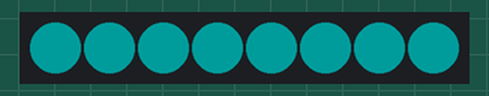
Simulated run of this sketch. Board: Arduino Uno, built with avr-gcc and run on an emulated ATmega328P. Shown: 8 RGB LEDs in strip order, left to right. Dim RGB values are drawn brighter than linear; the strip is taken to match the declared colour order.

Above: at 0.45 s.
At 39.87 s:
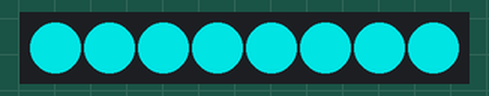
Timing chart, 0 to 40.0 s (numbered marks = the images above):
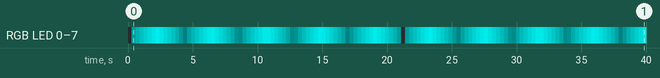

The sketch:

Breathing_light.ino
```cpp
#include "Adafruit_NeoPixel.h"     //Library file
#define PIN A1                       //Define the pins of the RGB light
#define MAX_LED 8

Adafruit_NeoPixel strip = Adafruit_NeoPixel( MAX_LED, PIN, NEO_RGB + NEO_KHZ800 );
uint8_t i = 0;
uint8_t brightness = 0;
uint8_t fadeAmount = 1;


void setup()
{
  // put your setup code here, it will run once:
  strip.begin();
  strip.show();
}


void loop()
{
   for(i = 0;i < MAX_LED;i++)
  {
    strip.setPixelColor(i, 0, brightness, brightness);
  }
   strip.show();
   brightness = brightness + fadeAmount;
   if (brightness <= 0 || brightness >=200)  // 亮度从1 到 200之间变化
   fadeAmount = -fadeAmount ;
   delay(10);
}
```

Measured:
- by itself, RGB LED 0–7: off → RGB(0, 28, 28) at 0.31 s, → RGB(0, 57, 57) 0.31 s later, → RGB(0, 86, 86) 0.31 s later, → RGB(0, 115, 115) 0.31 s later, … (130 changes in this stretch)
